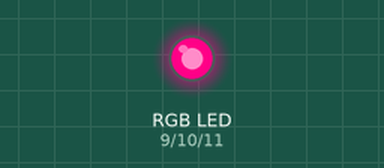
Bench run of a sketch on a simulated Arduino Uno, built with avr-gcc and run on an emulated ATmega328P. On the bench: an RGB LED mixed from three pins (HIGH = lit).

Above: at 0.1 s.
Timing chart, 0 to 1.6 s (numbered marks = the images above):
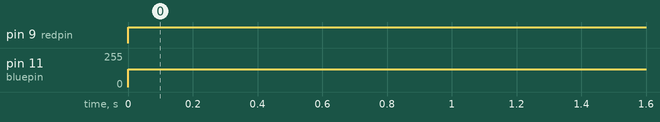

The sketch:

problem2.ino
```cpp
/*

*/

int redpin=9;
int bluepin= 11;
int greenpin= 10;

void setup() {
  pinMode(greenpin, OUTPUT);
  pinMode(bluepin, OUTPUT);
  pinMode(redpin, OUTPUT);
}

void loop() {
    analogWrite(redpin,255);
    analogWrite(greenpin,0);
    analogWrite(bluepin,135);
    delay(500);
}
```

Measured:
- by itself, pin 9 (redpin): LOW → HIGH at 0.00 s
- by itself, pin 11 (bluepin): 0/255 → 135/255 at 0.00 s
